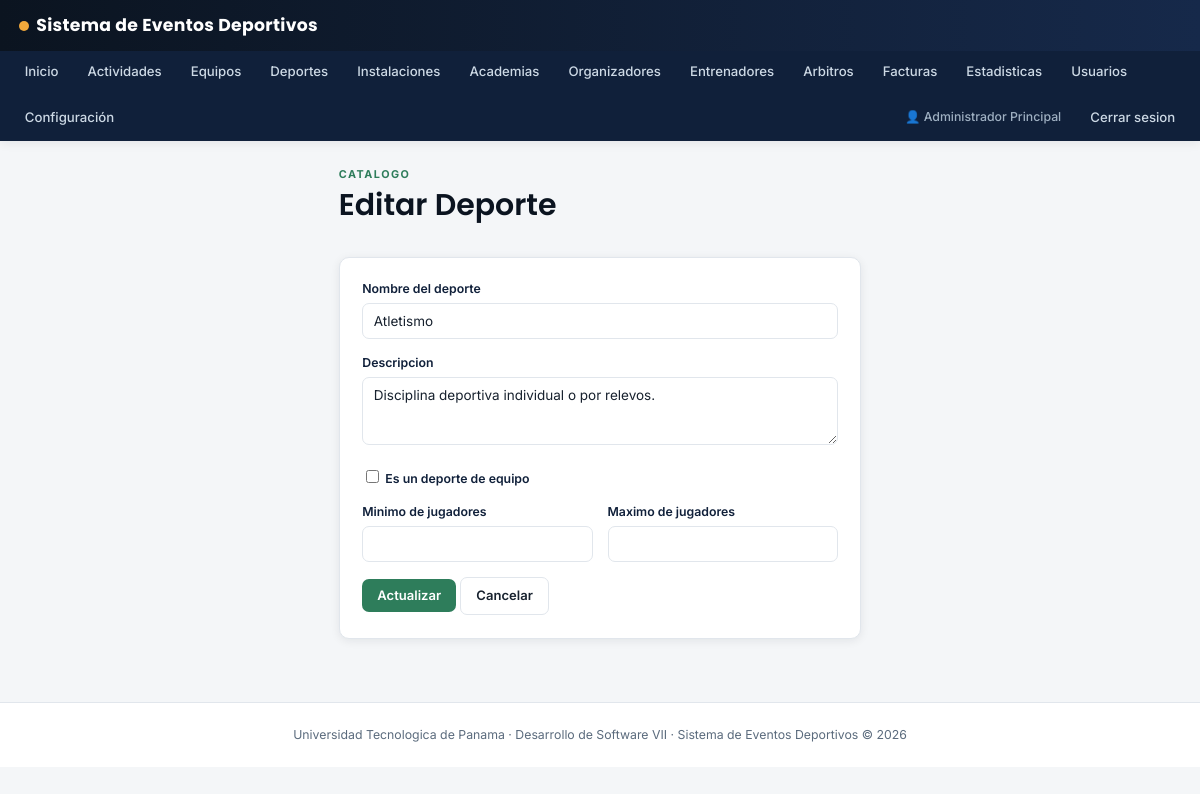
The page /deportes/editar?id=5 (signed in) on the database its author committed.
### tables this page shows
CREATE TABLE deportes (
    id INT UNSIGNED AUTO_INCREMENT PRIMARY KEY,

    nombre VARCHAR(100) NOT NULL,
    descripcion VARCHAR(500) NULL,

    es_equipo TINYINT(1) NOT NULL DEFAULT 0,

    minimo_jugadores SMALLINT UNSIGNED NULL,
    maximo_jugadores SMALLINT UNSIGNED NULL,

    activo TINYINT(1) NOT NULL DEFAULT 1,

    fecha_creacion DATETIME
        NOT NULL DEFAULT CURRENT_TIMESTAMP,

    fecha_actualizacion DATETIME
        NOT NULL DEFAULT CURRENT_TIMESTAMP
        ON UPDATE CURRENT_TIMESTAMP,

    CONSTRAINT uq_deportes_nombre
        UNIQUE (nombre)
);

### src/Controllers/DeporteController.php (called while the page is built, shortened)
<?php
final class DeporteController extends Controller
{
    public function editarForm(): void
    {
        $modelo = new Deporte();
        $deporte = $modelo->buscarPorId((int) ($_GET['id'] ?? 0));
        $this->render('deportes/editar', [
            'deporte' => $deporte,
            'errores' => $this->getErrors(),
            'csrf' => $_SESSION['csrf_token'],
        ]);
    }
}

### src/Core/Router.php (called while the page is built, shortened)
<?php
final class Router
{
    private array $routes = [];
    public function get(string $path, string $controller, string $action): void
    {
        $this->routes['GET'][$path] = "{$controller}@{$action}";
    }
    public function post(string $path, string $controller, string $action): void
    {
        $this->routes['POST'][$path] = "{$controller}@{$action}";
    }
    public function dispatch(string $method, string $path): void
    {
        $path = rtrim($path, '/');
        $handler = $this->routes[$method][$path] ?? null;
        [$controllerName, $action] = explode('@', $handler);
        $controller = new $controllerClass();
        $controller->{$action}();
    }
}

### public/index.php (called while the page is built, shortened)
<?php
$router = new Router();
$router->get('/login', 'AuthController', 'mostrarLogin');
$router->post('/login', 'AuthController', 'login');
$router->get('/logout', 'AuthController', 'logout');
$router->get('/registro', 'UsuarioController', 'registroForm');
$router->post('/registro', 'UsuarioController', 'registrar');
$router->get('/dashboard', 'HomeController', 'dashboard');
$router->get('/usuarios', 'UsuarioController', 'index');
$router->get('/usuarios/crear', 'UsuarioController', 'crearForm');
$router->post('/usuarios/crear', 'UsuarioController', 'crear');
$router->get('/usuarios/editar', 'UsuarioController', 'editarForm');
$router->post('/usuarios/editar', 'UsuarioController', 'actualizar');
$router->get('/usuarios/deshabilitar', 'UsuarioController', 'deshabilitar');
$router->get('/usuarios/habilitar', 'UsuarioController', 'habilitar');
$router->get('/mi-cuenta/password', 'UsuarioController', 'cambiarPasswordForm');
$router->post('/mi-cuenta/password', 'UsuarioController', 'cambiarPassword');
$router->get('/deportes', 'DeporteController', 'index');
$router->get('/deportes/crear', 'DeporteController', 'crearForm');
$router->post('/deportes/crear', 'DeporteController', 'crear');
$router->get('/deportes/editar', 'DeporteController', 'editarForm');
$router->post('/deportes/editar', 'DeporteController', 'actualizar');
$router->get('/deportes/deshabilitar', 'DeporteController', 'deshabilitar');
$router->get('/deportes/habilitar', 'DeporteController', 'habilitar');
$router->get('/instalaciones', 'InstalacionController', 'index');
$router->get('/instalaciones/crear', 'InstalacionController', 'crearForm');
$router->post('/instalaciones/crear', 'InstalacionController', 'crear');
$router->get('/instalaciones/editar', 'InstalacionController', 'editarForm');
$router->post('/instalaciones/editar', 'InstalacionController', 'actualizar');
$router->get('/instalaciones/deshabilitar', 'InstalacionController', 'deshabilitar');
$router->get('/instalaciones/habilitar', 'InstalacionController', 'habilitar');
$router->get('/academias', 'AcademiaController', 'index');
$router->get('/academias/crear', 'AcademiaController', 'crearForm');
$router->post('/academias/crear', 'AcademiaController', 'crear');
$router->get('/academias/editar', 'AcademiaController', 'editarForm');
$router->post('/academias/editar', 'AcademiaController', 'actualizar');
$router->get('/academias/deshabilitar', 'AcademiaController', 'deshabilitar');
$router->get('/academias/habilitar', 'AcademiaController', 'habilitar');
$router->get('/organizadores', 'OrganizadorController', 'index');
$router->get('/organizadores/crear', 'OrganizadorController', 'crearForm');
$router->post('/organizadores/crear', 'OrganizadorController', 'crear');
$router->get('/organizadores/editar', 'OrganizadorController', 'editarForm');
$router->post('/organizadores/editar', 'OrganizadorController', 'actualizar');
$router->get('/organizadores/verificar', 'OrganizadorController', 'verificar');
$router->get('/organizadores/deshabilitar', 'OrganizadorController', 'deshabilitar');
$router->get('/organizadores/habilitar', 'OrganizadorController', 'habilitar');
$router->get('/entrenadores', 'EntrenadorController', 'index');
$router->get('/entrenadores/crear', 'EntrenadorController', 'crearForm');
$router->post('/entrenadores/crear', 'EntrenadorController', 'crear');
$router->get('/arbitros', 'ArbitroController', 'index');
$router->get('/arbitros/crear', 'ArbitroController', 'crearForm');
$router->post('/arbitros/crear', 'ArbitroController', 'crear');
$router->get('/arbitros/evaluar', 'ArbitroController', 'evaluarForm');
$router->post('/arbitros/evaluar', 'ArbitroController', 'evaluar');
$router->get('/equipos', 'EquipoController', 'index');
$router->get('/equipos/crear', 'EquipoController', 'crearForm');
$router->post('/equipos/crear', 'EquipoController', 'crear');
$router->get('/equipos/ver', 'EquipoController', 'ver');
$router->post('/equipos/jugadores/agregar', 'EquipoController', 'agregarJugador');
$router->get('/equipos/jugadores/eliminar', 'EquipoController', 'eliminarJugador');
$router->get('/actividades', 'ActividadController', 'index');
$router->get('/actividades/crear', 'ActividadController', 'crearForm');
$router->post('/actividades/crear', 'ActividadController', 'crear');
$router->get('/actividades/editar', 'ActividadController', 'editarForm');
$router->post('/actividades/editar', 'ActividadController', 'actualizar');
$router->get('/actividades/ver', 'ActividadController', 'ver');
$router->get('/actividades/publicar', 'ActividadController', 'publicar');
$router->get('/actividades/cerrar-inscripciones', 'ActividadController', 'cerrarInscripciones');
$router->get('/actividades/finalizar', 'ActividadController', 'finalizar');
$router->get('/actividades/cancelar', 'ActividadController', 'cancelarForm');
$router->post('/actividades/cancelar', 'ActividadController', 'cancelar');
$router->get('/actividades/incidente/crear', 'ActividadController', 'reportarIncidenteForm');
$router->post('/actividades/incidente/crear', 'ActividadController', 'reportarIncidente');
$router->get('/inscripciones/equipo/crear', 'InscripcionController', 'inscribirEquipoForm');
$router->post('/inscripciones/equipo/crear', 'InscripcionController', 'inscribirEquipo');
$router->get('/inscripciones/equipo/aprobar', 'InscripcionController', 'aprobarEquipo');
$router->get('/inscripciones/equipo/rechazar', 'InscripcionController', 'rechazarEquipo');
$router->get('/inscripciones/individual/crear', 'InscripcionController', 'inscribirIndividualForm');
$router->post('/inscripciones/individual/crear', 'InscripcionController', 'inscribirIndividual');
$router->get('/facturas', 'FacturaController', 'index');
$router->get('/facturas/ver', 'FacturaController', 'ver');
$router->get('/facturas/descargar', 'FacturaController', 'descargarPdf');
$router->get('/factura-publica', 'FacturaController', 'verPublica');
$router->get('/estadisticas', 'EstadisticaController', 'index');
$router->get('/configuracion', 'ConfiguracionController', 'index');
$router->post('/configuracion/actualizar', 'ConfiguracionController', 'actualizar');
$router->get('/configuracion/mensajes', 'ConfiguracionController', 'mensajes');
$router->get('/configuracion/mensajes/leido', 'ConfiguracionController', 'marcarLeido');
$router->get('/', 'PublicController', 'inicio');
$router->post('/contacto', 'PublicController', 'contacto');
$requestUri = parse_url($_SERVER['REQUEST_URI'] ?? '/', PHP_URL_PATH) ?? '/';
$router->dispatch($_SERVER['REQUEST_METHOD'], $requestUri);

### src/Config/Env.php (called while the page is built, shortened)
<?php
final class Env
{
    public static function get(string $clave, ?string $porDefecto = null): ?string
    {
        $valor = getenv($clave);
        return $valor !== false ? $valor : $porDefecto;
    }
}

### src/Config/Database.php (called while the page is built, shortened)
<?php
final class Database
{
    private static ?Database $instance = null;
    private PDO $connection;
    private function __construct()
    {
        $host = Env::get('DB_HOST', 'localhost');
        $dbName = Env::get('DB_NAME', 'eventos_deportivos');
        $user = Env::get('DB_USER', 'root');
        $password = Env::get('DB_PASSWORD', '');
        $charset = Env::get('DB_CHARSET', 'utf8mb4');
        $dsn = sprintf('mysql:host=%s;dbname=%s;charset=%s', $host, $dbName, $charset);
        try {
            $this->connection = new PDO($dsn, $user, $password, [
                PDO::ATTR_ERRMODE => PDO::ERRMODE_EXCEPTION,
                PDO::ATTR_DEFAULT_FETCH_MODE => PDO::FETCH_ASSOC,
                PDO::ATTR_EMULATE_PREPARES => false,
            ]);
        } catch (PDOException $e) {
            error_log('[DB ERROR] ' . $e->getMessage());
            throw new PDOException('No se pudo establecer conexion con la base de datos.');
        }
    }
    public static function getInstance(): Database
    {
        if (self::$instance === null) {
            self::$instance = new self();
        }
        return self::$instance;
    }
    public function getConnection(): PDO
    {
        return $this->connection;
    }
}

### src/Core/Model.php (called while the page is built, shortened)
<?php
abstract class Model
{
    public function __construct()
    {
        $this->db = Database::getInstance()->getConnection();
    }
}

### src/Models/Deporte.php (called while the page is built, shortened)
<?php
final class Deporte extends Model
{
    public function buscarPorId(int $id): ?array
    {
        $stmt = $this->db->prepare('SELECT * FROM deportes WHERE id = :id LIMIT 1');
        $stmt->execute(['id' => $id]);
        return $stmt->fetch() ?: null;
    }
}

### views/deportes/editar.php (the view, shortened to what this page needs)
<div class="container" style="max-width:560px;">
    <div class="page-head"><div><div class="eyebrow">Catalogo</div><h1>Editar Deporte</h1></div></div>
    <div class="card">
        <form method="POST" action="/deportes/editar">
            <div class="field">
                <label>Nombre del deporte</label>
                <input type="text" name="nombre" value="<?= htmlspecialchars($deporte['nombre']) ?>" required>
            </div>
            <div class="field">
                <label>Descripcion</label>
                <textarea name="descripcion" rows="3"><?= htmlspecialchars($deporte['descripcion'] ?? '') ?></textarea>
            </div>
            <div class="field">
                <label><input type="checkbox" name="es_equipo" value="1" <?= (int) $deporte['es_equipo'] === 1 ? 'checked' : '' ?> style="width:auto;display:inline-block;"> Es un deporte de equipo</label>
            </div>
            <div class="grid-2">
                <div class="field">
                    <label>Minimo de jugadores</label>
                    <input type="number" name="minimo_jugadores" min="1" value="<?= htmlspecialchars($deporte['minimo_jugadores'] ?? '') ?>">
                </div>
                <div class="field">
                    <label>Maximo de jugadores</label>
                    <input type="number" name="maximo_jugadores" min="1" value="<?= htmlspecialchars($deporte['maximo_jugadores'] ?? '') ?>">
                </div>
            </div>
            <button type="submit" class="btn btn-primary">Actualizar</button>
            <a class="btn btn-outline" href="/deportes">Cancelar</a>
        </form>
    </div>
</div>

### public/assets/css/style.css (style rules this page uses)
:root { --color-navy-950: #0b1420; --color-navy-900: #10203a; --color-navy-800: #16294a; --color-navy-700: #1e3660; --color-turf: #2e7d5b; --color-turf-light: #3f9c73; --color-amber: #f2a93b; --color-amber-dark: #d88f22; --color-bg: #f4f6f8; --color-card: #ffffff; --color-text: #17212e; --color-text-soft: #5b6b7d; --color-border: #e1e6ec; --color-danger: #d64545; --color-danger-bg: #fbe9e9; --color-success: #2e7d5b; --color-success-bg: #e7f3ec; --radius: 10px; --shadow: 0 2px 10px rgba(11, 20, 32, 0.08); --font-display: 'Poppins', 'Segoe UI', sans-serif; --font-body: 'Inter', 'Segoe UI', sans-serif; }
* { box-sizing: border-box; }
html, body { margin: 0; padding: 0; background: var(--color-bg); color: var(--color-text); font-family: var(--font-body); font-size: 15px; line-height: 1.5; }
h1, h2, h3, h4 { font-family: var(--font-display); font-weight: 600; margin: 0 0 .5rem; color: var(--color-navy-950); }
a { color: var(--color-turf); text-decoration: none; }
.container { max-width: 1180px; margin: 0 auto; padding: 1.75rem 1.25rem 3rem; }
.page-head { display: flex; justify-content: space-between; align-items: flex-end; margin-bottom: 1.4rem; gap: 1rem; flex-wrap: wrap; }
.page-head .eyebrow { text-transform: uppercase; letter-spacing: 1.5px; font-size: .72rem; color: var(--color-turf); font-weight: 700; }
.card { background: var(--color-card); border: 1px solid var(--color-border); border-radius: var(--radius); padding: 1.5rem; box-shadow: var(--shadow); margin-bottom: 1.25rem; }
.grid-2 { display: grid; grid-template-columns: repeat(2, 1fr); gap: 1rem; }
.btn { display: inline-flex; align-items: center; gap: .4rem; border: none; border-radius: 7px; padding: .55rem 1rem; font-size: .87rem; font-weight: 600; cursor: pointer; text-decoration: none; font-family: var(--font-body); transition: transform .1s ease, box-shadow .1s ease; }
.btn-primary { background: var(--color-turf); color: #fff; }
.btn-outline { background: transparent; border: 1px solid var(--color-border); color: var(--color-text); }
label { display: block; font-size: .82rem; font-weight: 600; margin-bottom: .3rem; color: var(--color-navy-900); }
input[type=text], input[type=email], input[type=password], input[type=number], input[type=date], input[type=time], input[type=file], select, textarea { width: 100%; padding: .6rem .7rem; border: 1px solid var(--color-border); border-radius: 7px; font-size: .9rem; font-family: var(--font-body); background: #fff; color: var(--color-text); }
.field { margin-bottom: 1rem; }

### rows shown on the page
deportes: nombre "Atletismo", descripcion "Disciplina deportiva individual o por relevos."

### other values the page prints
$_SESSION['usuario_nombre'] "Administrador Principal"
